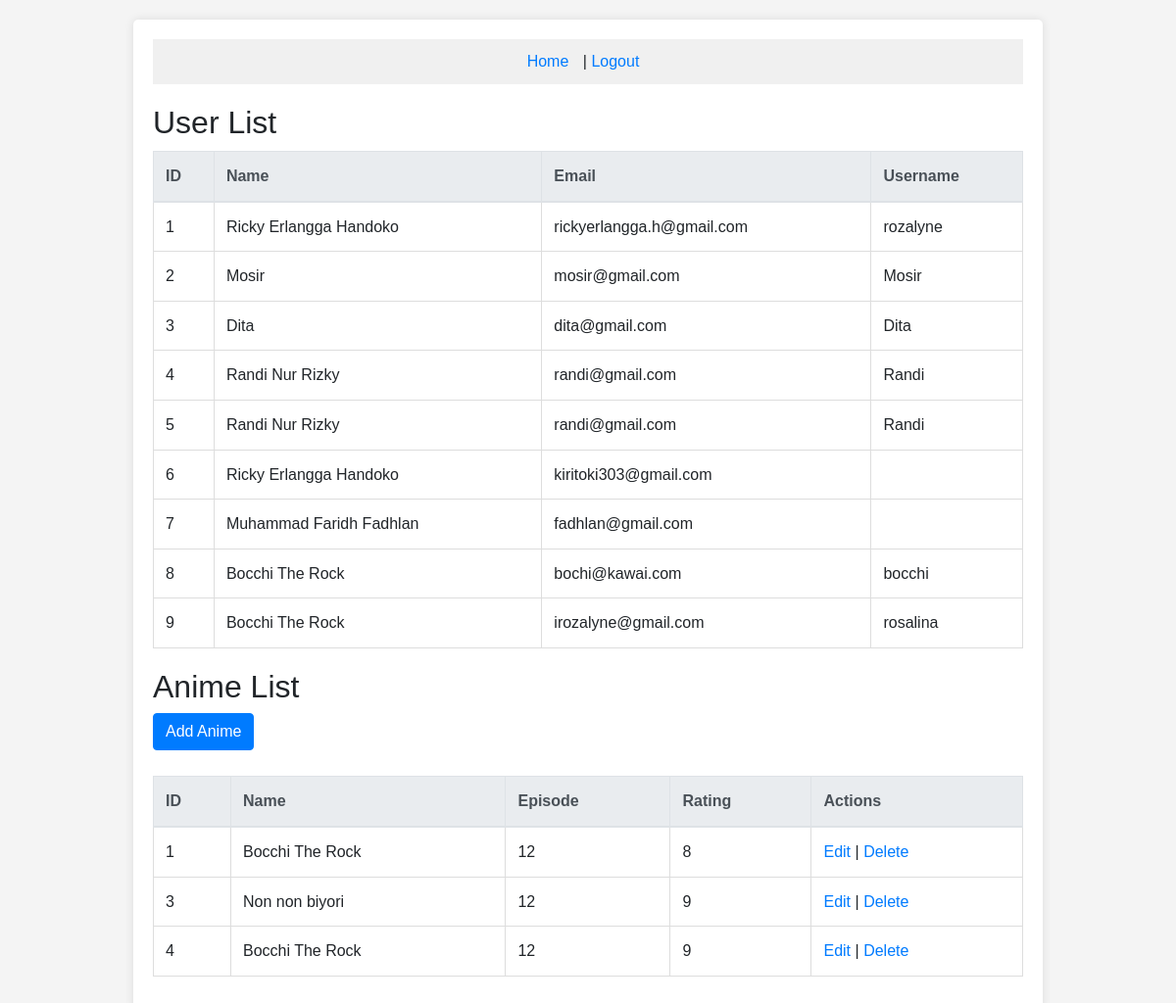
The page / on the database its author committed.
### tables this page shows
CREATE TABLE `anime` (
  `id` int(11) NOT NULL,
  `name` varchar(100) NOT NULL,
  `episode` int(11) NOT NULL,
  `rating` int(11) NOT NULL
);

### index.php (the view, shortened to what this page needs)
<?php
include("connection.php");
$mysqli = new mysqli($servername, $username, $password, $dbname);
$resultUser = mysqli_query($mysqli, "SELECT * FROM login") or die("Query failed: " . mysqli_error($mysqli));
$resultAnime = mysqli_query($mysqli, "SELECT * FROM anime") or die("Query failed: " . mysqli_error($mysqli));
?>
<!DOCTYPE html>
<html lang="en">
<head>
    <link href="https://stackpath.bootstrapcdn.com/bootstrap/4.5.2/css/bootstrap.min.css" rel="stylesheet">
</head>
<body>
<div class="container">
    <div class="header">
        <a href="index.php">Home</a> |
        <a href="logout.php">Logout</a>
    </div>
    <h2>User List</h2>
    <table class="table">
        <thead class="thead-light">
        <tr>
            <th>ID</th>
            <th>Name</th>
            <th>Email</th>
            <th>Username</th>
        </tr>
        </thead>
        <tbody>
        <?php
        while ($row = mysqli_fetch_assoc($resultUser)) {
            echo "<tr>";
            echo "<td>" . $row['id'] . "</td>";
            echo "<td>" . $row['name'] . "</td>";
            echo "<td>" . $row['email'] . "</td>";
            echo "<td>" . $row['username'] . "</td>";
            echo "</tr>";
        }
        ?>
        </tbody>
    </table>
    <h2>Anime List</h2>
    <button class='btn btn-primary mb-3' id='addAnimeBtn'>Add Anime</button>
    <table class="table">
        <thead class="thead-light">
        <tr>
            <th>ID</th>
            <th>Name</th>
            <th>Episode</th>
            <th>Rating</th>
            <th>Actions</th>
        </tr>
        </thead>
        <tbody>
        <?php
        while ($row = mysqli_fetch_assoc($resultAnime)) {
            echo "<tr>";
            echo "<td>" . $row['id'] . "</td>";
            echo "<td>" . $row['name'] . "</td>";
            echo "<td>" . $row['episode'] . "</td>";
            echo "<td>" . $row['rating'] . "</td>";
            echo "<td><a href='#' class='edit-btn-anime' data-id='" . $row['id'] . "'>Edit</a> |
                      <a href='delete.php?id=" . $row['id'] . "' onclick=\"return confirm('Are you sure you want to delete this anime?');\">Delete</a></td>";
            echo "</tr>";
        }
        ?>
        </tbody>
    </table>
</div>
</body>
</html>

### index.php (style rules this page uses)
body { font-family: Arial, sans-serif; line-height: 1.6; background-color: #f4f4f4; padding: 20px; }
.container { width: 80%; margin: auto; background-color: #fff; padding: 20px; border-radius: 5px; box-shadow: 0 0 10px rgba(0, 0, 0, 0.1); }
.header { background-color: #f0f0f0; padding: 10px; text-align: center; }
.header a { text-decoration: none; margin-right: 10px; }
h2 { margin-top: 20px; }
table { width: 100%; border-collapse: collapse; margin-top: 10px; }
table, th, td { border: 1px solid #ddd; padding: 8px; text-align: left; }
th { background-color: #f2f2f2; }

### rows shown on the page
anime: id "1", name "Bocchi The Rock", episode "12", rating "8"
anime: id "3", name "Non non biyori", episode "12", rating "9"
anime: id "4", name "Bocchi The Rock", episode "12", rating "9"

### other values the page prints
$row['id'] "1"
$row['name'] "Ricky Erlangga Handoko"
$row['email'] "rickyerlangga.h@gmail.com"
$row['username'] "rozalyne"
$row['id'] "2"
$row['name'] "Mosir"
$row['email'] "mosir@gmail.com"
$row['username'] "Mosir"
$row['id'] "3"
$row['name'] "Dita"
$row['email'] "dita@gmail.com"
$row['username'] "Dita"
$row['id'] "4"
$row['name'] "Randi Nur Rizky"
$row['email'] "randi@gmail.com"
